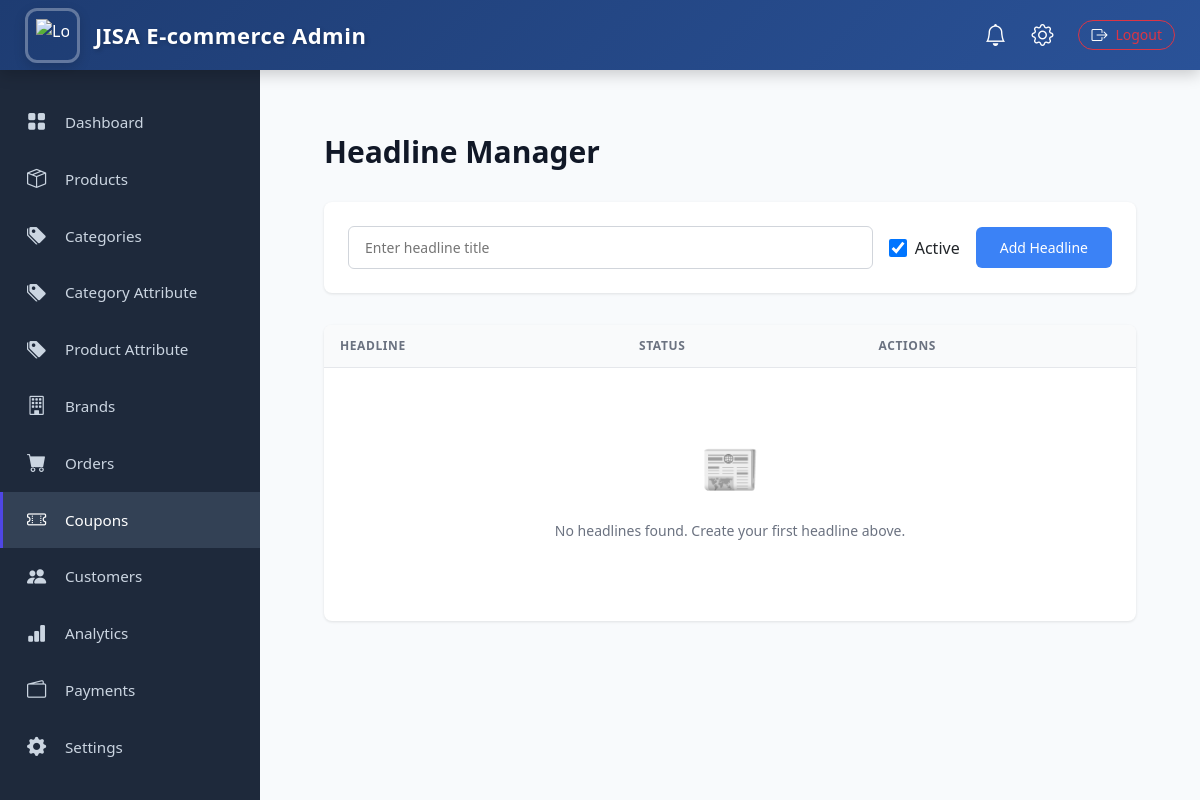
Page /adminpanel/headline/ on the earlier database version.
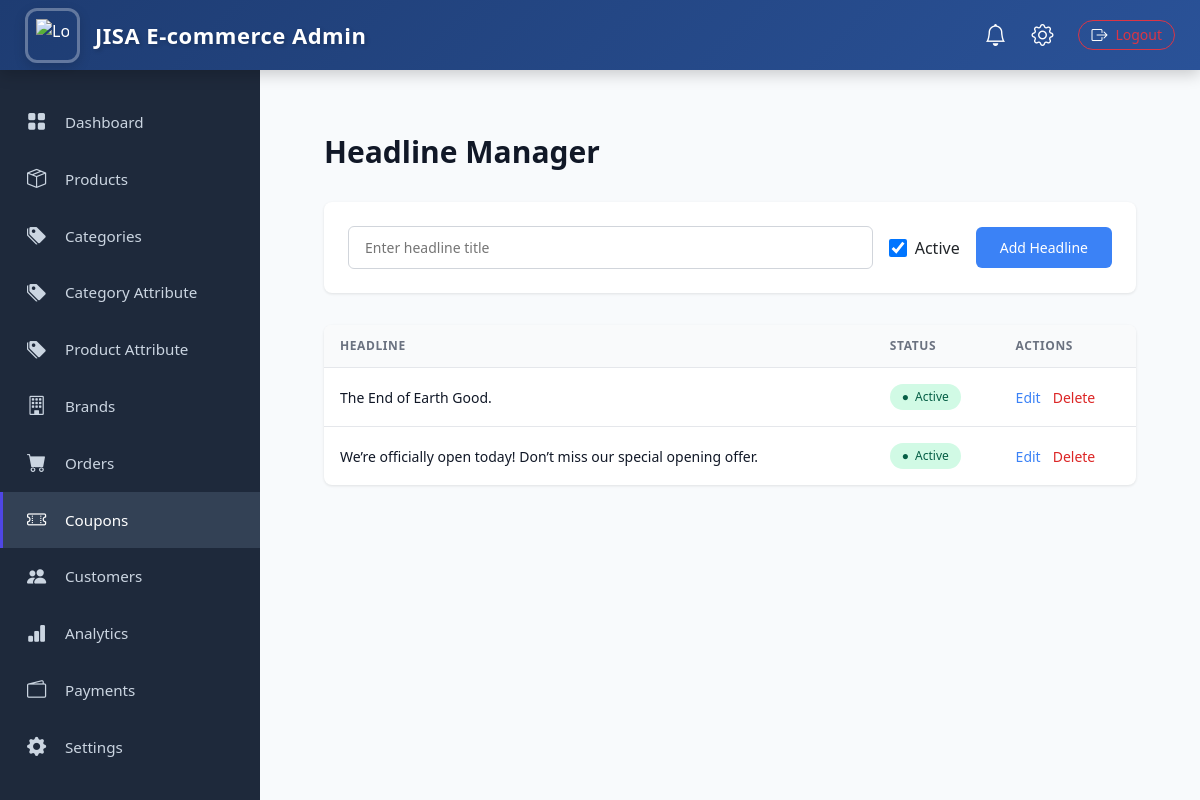
Same page on the later database version.
### admin_panel/models.py (models this page shows, shortened)
class SiteHeadline(models.Model):
    title = models.CharField(max_length=255)
    is_active = models.BooleanField(default=True)
    created_at = models.DateTimeField(auto_now_add=True)

### admin_panel/views.py (the view, shortened to what this page needs)
# urls.py: path('headline/', views.headline_page, name='headline_page'),
def headline_page(request):
    edit_headline = None
    edit_id = request.GET.get('edit')
    if edit_id:
        edit_headline = get_object_or_404(SiteHeadline, id=edit_id)
    headlines = SiteHeadline.objects.order_by('-created_at')
    return render(request, 'headline/page.html', {
        'headlines': headlines,
        'edit_headline': edit_headline
    })

### core/context_processors.py (called while the page is built)
def categories_menu(request):
    categories = Category.objects.filter(parent__isnull=True).prefetch_related('children')
    return {'menu_categories': categories}

### admin_panel/templates/headline/page.html (shortened to what this page needs)
{% extends "admin-base.html" %}
{% block content %}
<div class="headline-container">
    <div class="page-header">
        <h2>Headline Manager</h2>
    </div>
    <div class="form-card">
        <form method="post">
            <div class="form-group">
                <input type="text"
                       name="title"
                       class="form-input"
                       placeholder="Enter headline title"
                       value="{% if edit_headline %}{{ edit_headline.title }}{% endif %}"
                       required>
                <label class="checkbox-label">
                    <input type="checkbox" name="is_active"
                           {% if edit_headline %}
                               {% if edit_headline.is_active %}checked{% endif %}
                           {% else %}
                               checked
                           {% endif %}>
                    <span>Active</span>
                </label>
                <button type="submit" class="btn btn-primary">
                    {% if edit_headline %}Update Headline{% else %}Add Headline{% endif %}
                </button>
            </div>
        </form>
    </div>
    <div class="table-card">
        <div class="table-wrapper">
            <table>
                <thead>
                    <tr>
                        <th>Headline</th>
                        <th>Status</th>
                        <th>Actions</th>
                    </tr>
                </thead>
                <tbody>
                    {% for h in headlines %}
                    <tr>
                        <td>{{ h.title }}</td>
                        <td>
                            {% if h.is_active %}
                                <span class="status-badge status-active">
                                    <span>●</span> Active
                                </span>
                            {% else %}
                                <span class="status-badge status-inactive">
                                    <span>●</span> Inactive
                                </span>
                            {% endif %}
                        </td>
                        <td>
                            <div class="action-links">
                                <a href="{% url 'headline_page' %}?edit={{ h.id }}" class="action-link">
                                    Edit
                                </a>
                                <a href="{% url 'headline_delete' h.id %}"
                                   class="action-link action-link-danger"
                                   onclick="return confirm('Are you sure you want to delete this headline?');">
                                    Delete
                                </a>
                            </div>
                        </td>
                    </tr>
                    {% empty %}
                    <tr>
                        <td colspan="3">
                            <div class="empty-state">
                                <div class="empty-state-icon">📰</div>
                                <p>No headlines found. Create your first headline above.</p>
                            </div>
                        </td>
                    </tr>
                    {% endfor %}
                </tbody>
            </table>
        </div>
    </div>
</div>
{% endblock %}

Differences in the rows shown:
added SiteHeadline: title "The End of Earth Good.", is_active "Active"
added SiteHeadline: title "We’re officially open today! Don’t miss our special opening offer.", is_active "Active"
Other differences:
text no longer shown: "📰 No headlines found. Create your first headline above."
